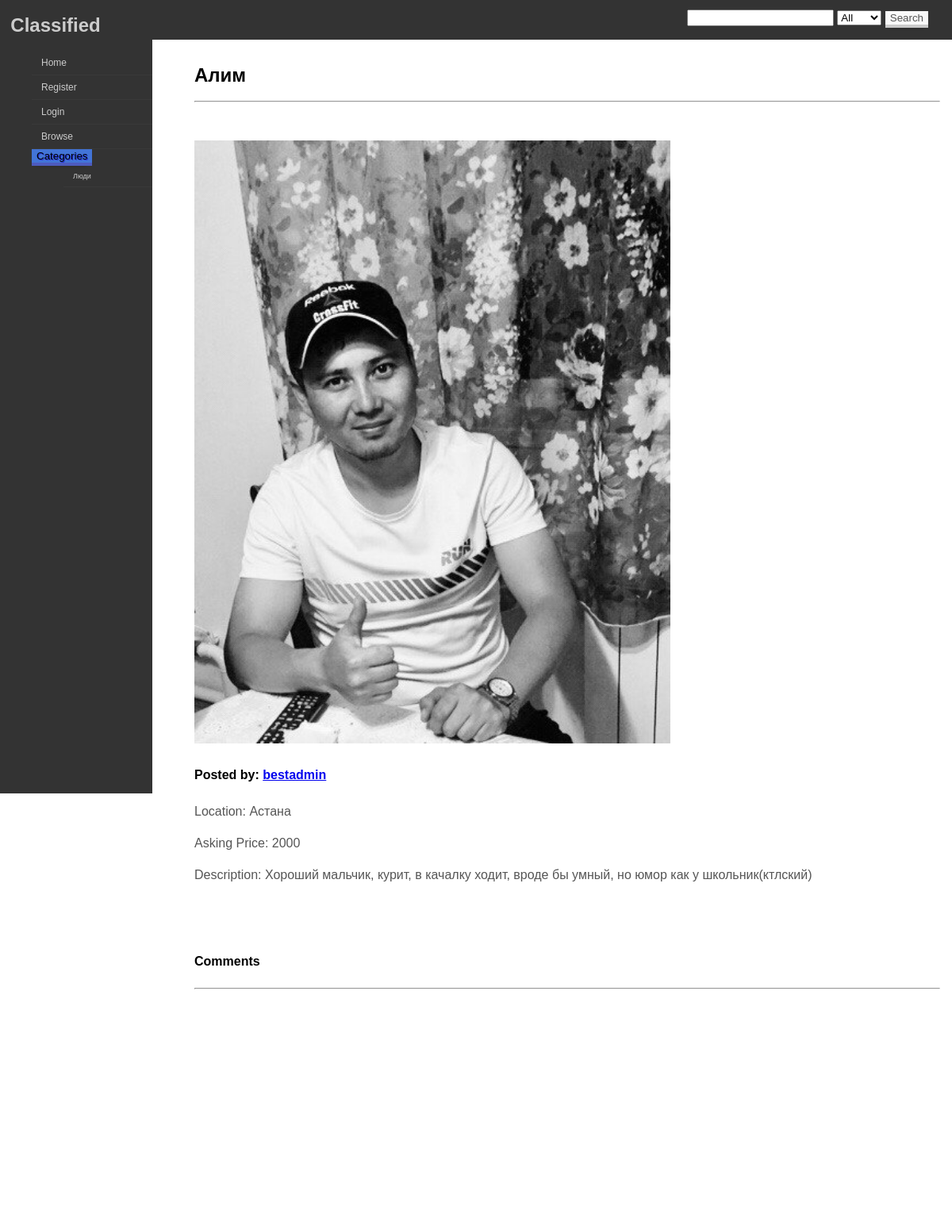
Page /adverts/display_advert/1 on the earlier database version.
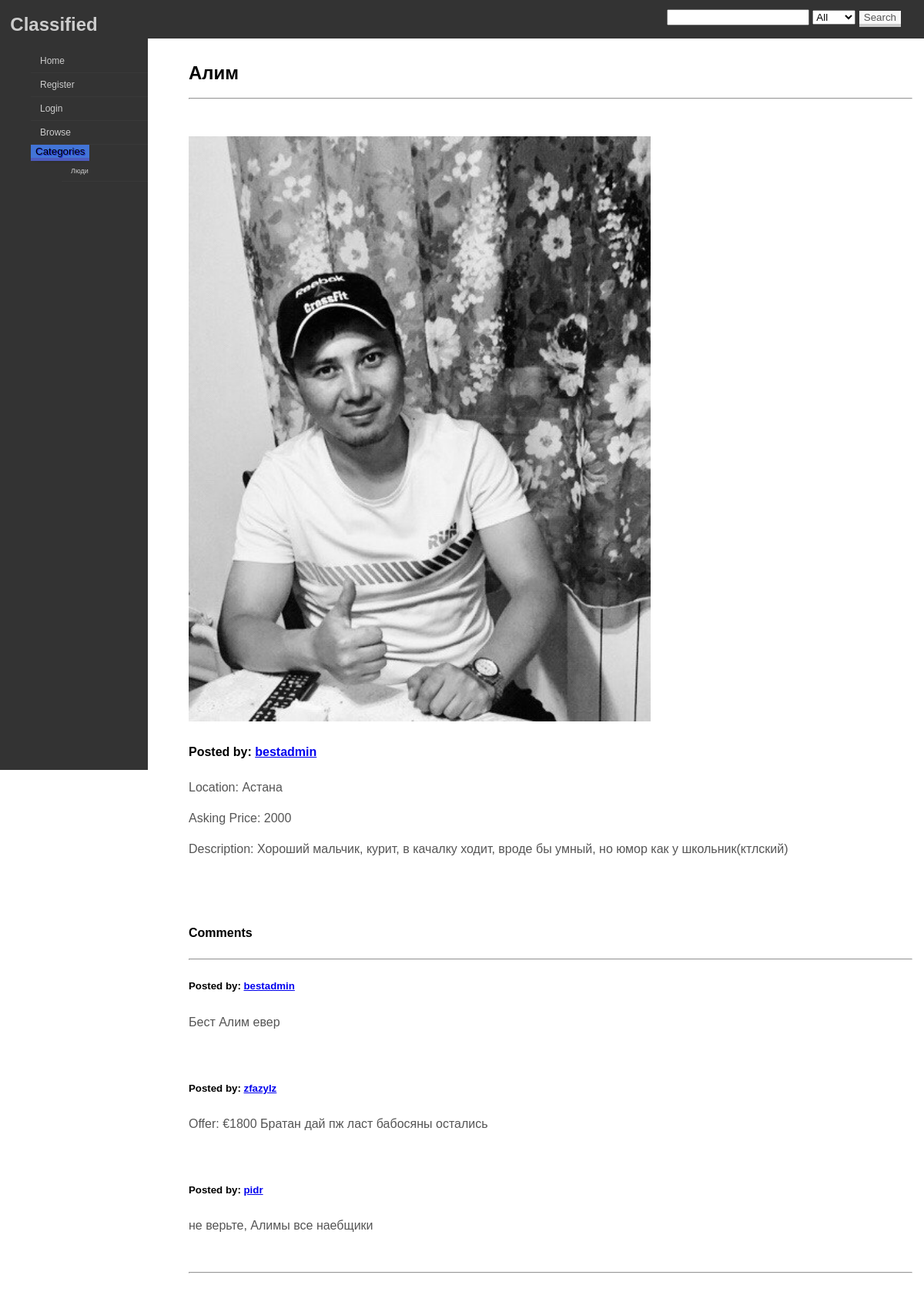
Same page on the later database version.
### adverts/models.py (models this page shows, shortened)
class Category(models.Model):
    name = models.CharField(max_length=40)

class Comment(models.Model):
    user = models.ForeignKey(User, on_delete=models.CASCADE)
    advert = models.ForeignKey(Advert, on_delete=models.CASCADE)
    text = models.TextField(null=False)

### adverts/views.py (the view)
# urls.py: path('display_advert/<advert_id>', display_advert, name='display'),
def display_advert(request, advert_id):
    content = dict()
    content['categories'] = Category.objects.all().order_by('id')
    content['ad'] = get_object_or_404(Advert, pk=advert_id)
    return render(request, 'display_advert.html', content)

### templates/display_advert.html (shortened to what this page needs)
{% extends 'base.html' %}
{% block content %}
<h2>{{ ad.title }}</h2>
<hr>
<br>
{% if ad.image %}
<P><img src="/static/images/{{ ad.image }}" width="600" /></P>
{% endif %}
<h4>Posted by: <a href="{% url 'accounts:public_profile' ad.user.pk %}">{{ ad.user }}</a></h4>
<p>Location: {{ ad.location }}</p>
<p>Asking Price: {{ ad.price }}</p>
<p>Description: {{ ad.description }}</p>
<br>
<br>
<h4>Comments</h4>
<hr>
{% for c in ad.comment_set.all %}
<h5>Posted by: <a href="{% url 'accounts:public_profile' c.user.pk %}">{{ c.user }}</a> &nbsp&nbsp
</h5>
<P>{{ c.text }}</P>
<br>
{% endfor %}
<hr>
<br>
{% endblock %}

### templates/base.html (shortened to what this page needs)
<!DOCTYPE html>
{% load static %}
<html xmlns="http://www.w3.org/1999/html">
<head>
    <link rel="stylesheet" type="text/css" href="{% static 'classified/css/simple.css' %}"/>
    <link rel="stylesheet" type="text/css" href="{% static 'classified/css/sidebar.css' %}"/>
    <link rel="stylesheet" type="text/css" href="{% static 'classified/css/buttons.css' %}"/>
</head>
<body>
<main>
    <div class="innertube"><br><br>
        {% block content %}
        {% endblock %}
    </div>
</main>
<div class="header">
    <a href="https://github.com/ThriceGood/classified-django">
        <h2 style="color:#ccc;float:left;">&nbsp Classified</h2>
    </a>
    <div style="float:right;padding: 10px 30px 5px 5px;">
        <form method="post" action="{% url 'adverts:search' %}">
            <input name="query" type="search">
            <select name="category">
                <option value="0">All</option>
            </select>
            <input type="submit" class="btn btn-default btn-pressure btn-sensitive" value="Search"/>
        </form>
    </div>
</div>
<div id='cssmenu'><br><br>
    <ul>
        <li><a href="{% url 'main:index' %}"><span>Home</span></a></li>
        {% if user.is_authenticated %}
            <li><a href="{% url 'accounts:logout' %}"><span>Logout</span></a></li>
        {% else %}
            <li><a href="{% url 'accounts:register' %}"><span>Register</span></a></li>
            <li><a href="{% url 'accounts:login' %}"><span>Login</span></a></li>
        {% endif %}
        <li><a href="{% url 'adverts:list' 0 %}"><span>Browse</span></a></li>
        <li>
            <div class="dropdown">
                <button class="btn btn-primary dropdown-toggle" type="button" data-toggle="dropdown">Categories
                    </button>
                <ul class="dropdown-menu" id="dropdown">
                    {% for category_item in categories %}
                        <li><a href="{% url 'adverts:list' category_item.id %}">{{ category_item.name }}</a></li>
                    {% endfor %}
                </ul>
            </div>
        </li>
    </ul>
</div>
</body>
</html>

Differences in the rows shown:
now on this page (row unchanged): Comment: user "bestadmin", text "Бест Алим евер"
now on this page (row unchanged): Comment: user "zfazylz", text "Offer: €1800 Братан дай пж ласт бабосяны остались"
added Comment: user "pidr", text "не верьте, Алимы все наебщики"
